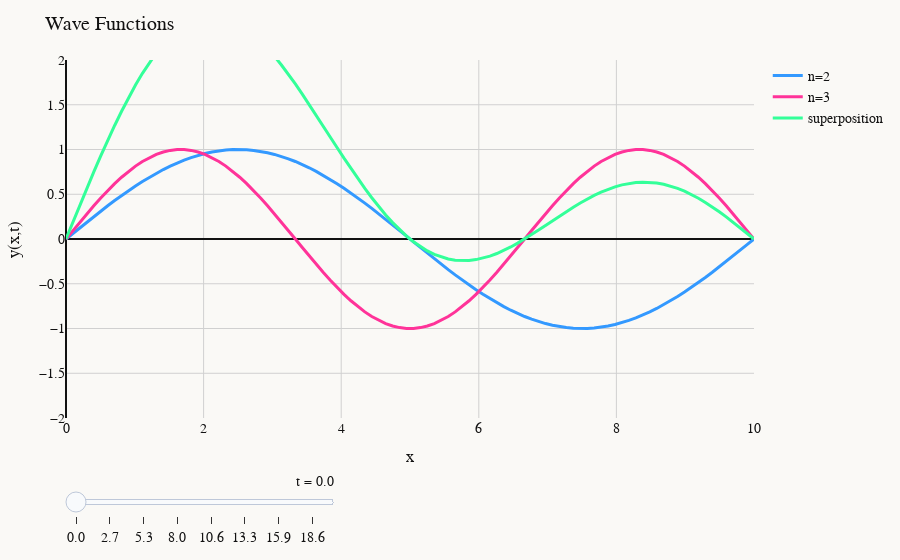

The cell this chart's notebook holds for it:
### Code cell
def plot_wave_2d(functions, labels, colors, title):
    fig = go.Figure()

    t_values = np.linspace(0, 2 * L, 250)

    # Add initial traces for each function
    for i, (function, label, color) in enumerate(zip(functions, labels, colors)):
        fig.add_trace(
            go.Scatter(
                x=x,
                y=function(x, t_values[0]),
                mode="lines",
                name=label,  # This creates the legend entry
                line=dict(
                    color=color,
                    width=3,
                ),
            )
        )

    # Create frames with all functions
    frames = []
    for t in t_values:
        frame_data = []
        for function, label, color in zip(functions, labels, colors):
            frame_data.append(
                go.Scatter(
                    x=x,
                    y=function(x, t),
                    mode="lines",
                    name=label,
                    line=dict(color=color, width=3),
                )
            )
        frames.append(
            go.Frame(
                data=frame_data,
                name=f"t={t:.2f}",
            )
        )

    fig.frames = frames

    fig.update_layout(
        title=title,
        xaxis_title="x",
        yaxis_title="y(x,t)",
        autosize=True,
        margin=dict(t=60, b=50, l=50, r=50),
        paper_bgcolor=bg_color,
        plot_bgcolor=bg_color,
        font=dict(
            family="monospace",
            size=14,
            color=line_color,
        ),
        xaxis=dict(
            gridcolor=grid_color,
            zerolinecolor=line_color,
        ),
        yaxis=dict(
            gridcolor=grid_color,
            zerolinecolor=line_color,
            range=[-2, 2],
        ),
        showlegend=True,  # Enable legend for clicking
        legend=dict(
            x=1.02,
            y=1,
            xanchor="left",
            yanchor="top",
        ),
        sliders=[
            dict(
                active=0,
                len=0.4,
                x=0,
                y=0,
                xanchor="left",
                yanchor="top",
                currentvalue=dict(prefix="t = ", visible=True, xanchor="right"),
                pad=dict(b=10, t=50),
                minorticklen=0,
                steps=[
                    dict(
                        args=[
                            [f"t={t:.2f}"],
                            dict(frame=dict(duration=0, redraw=True), mode="immediate"),
                        ],
                        label=f"{t:.1f}",
                        method="animate",
                    )
                    for t in t_values
                ],
            ),
        ],
    )

    fig.show()


# Usage example:
def f1(x, t):
    return np.sin(1 * np.pi * x / L) * np.cos(1 * np.pi * t / L)


def f2(x, t):
    return np.sin(2 * np.pi * x / L) * np.cos(2 * np.pi * t / L)


def f3(x, t):
    return np.sin(3 * np.pi * x / L) * np.cos(3 * np.pi * t / L)

def superposition(x, t):
    return f1(x, t) + f2(x, t) + f3(x, t)

# Plot multiple functions
plot_wave_2d(
    functions=[f2, f3, superposition],
    labels=["n=2", "n=3", "superposition"],
    colors=["#3399FF", "#FF3399", "#33FF99"],
    title="Wave Functions",
)
